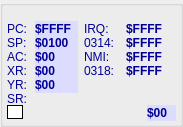
  <widget class="QGroupBox" name="RegisterGroup">
   <property name="geometry">
    <rect>
     <x>7</x>
     <y>35</y>
     <width>183</width>
     <height>127</height>
    </rect>
   </property>
   <property name="autoFillBackground">
    <bool>true</bool>
   </property>
   <property name="title">
    <string notr="true"/>
   </property>
   <property name="flat">
    <bool>false</bool>
   </property>
   <property name="checkable">
    <bool>false</bool>
   </property>
   <widget class="QLabel" name="label_pc">
    <property name="geometry">
     <rect>
      <x>7</x>
      <y>21</y>
      <width>22</width>
      <height>16</height>
     </rect>
    </property>
    <property name="font">
     <font>
      <family>Arial</family>
      <pointsize>9</pointsize>
     </font>
    </property>
    <property name="toolTip">
     <string>Zeigt den aktuellen Programm Zähler an.</string>
    </property>
    <property name="styleSheet">
     <string notr="true">color: rgb(0, 0, 150);</string>
    </property>
    <property name="text">
     <string notr="true">PC:</string>
    </property>
   </widget>
   <widget class="QLabel" name="label_sp">
    <property name="geometry">
     <rect>
      <x>7</x>
      <y>35</y>
      <width>22</width>
      <height>16</height>
     </rect>
    </property>
    <property name="font">
     <font>
      <family>Arial</family>
      <pointsize>9</pointsize>
     </font>
    </property>
    <property name="toolTip">
     <string>Zeigt den aktuellen Inhalt des Stackzeiger Registers + $100 an.</string>
    </property>
    <property name="styleSheet">
     <string notr="true">color: rgb(0, 0, 150);</string>
    </property>
    <property name="text">
     <string notr="true">SP:</string>
    </property>
   </widget>
   <widget class="QLabel" name="label_ac">
    <property name="geometry">
     <rect>
      <x>7</x>
      <y>49</y>
      <width>22</width>
      <height>16</height>
     </rect>
    </property>
    <property name="font">
     <font>
      <family>Arial</family>
      <pointsize>9</pointsize>
     </font>
    </property>
    <property name="toolTip">
     <string>Zeigt den aktuellen Inhalt des Accu Registers an.</string>
    </property>
    <property name="styleSheet">
     <string notr="true">color: rgb(0, 0, 150);</string>
    </property>
    <property name="text">
     <string notr="true">AC:</string>
    </property>
   </widget>
   <widget class="QLabel" name="label_xr">
    <property name="geometry">
     <rect>
      <x>7</x>
      <y>63</y>
      <width>22</width>
      <height>16</height>
     </rect>
    </property>
    <property name="font">
     <font>
      <family>Arial</family>
      <pointsize>9</pointsize>
     </font>
    </property>
    <property name="toolTip">
     <string>Zeigt den aktuellen Inhalt des X Registers an.</string>
    </property>
    <property name="styleSheet">
     <string notr="true">color: rgb(0, 0, 150);</string>
    </property>
    <property name="text">
     <string notr="true">XR:</string>
    </property>
   </widget>
   <widget class="QLabel" name="label_yr">
    <property name="geometry">
     <rect>
      <x>7</x>
      <y>77</y>
      <width>22</width>
      <height>16</height>
     </rect>
    </property>
    <property name="font">
     <font>
      <family>Arial</family>
      <pointsize>9</pointsize>
     </font>
    </property>
    <property name="toolTip">
     <string>Zeigt den aktuellen Inhalt des Y Registers an.</string>
    </property>
    <property name="styleSheet">
     <string notr="true">color: rgb(0, 0, 150);</string>
    </property>
    <property name="text">
     <string notr="true">YR:</string>
    </property>
   </widget>
   <widget class="QLabel" name="label_sr">
    <property name="geometry">
     <rect>
      <x>7</x>
      <y>91</y>
      <width>22</width>
      <height>16</height>
     </rect>
    </property>
    <property name="font">
     <font>
      <family>Arial</family>
      <pointsize>9</pointsize>
     </font>
    </property>
    <property name="toolTip">
     <string>Zeigt den aktuellen Inhalt des Status Registers an.</string>
    </property>
    <property name="styleSheet">
     <string notr="true">color: rgb(0, 0, 150);</string>
    </property>
    <property name="text">
     <string notr="true">SR:</string>
    </property>
   </widget>
   <widget class="LabelWidgetMod" name="pc_out">
    <property name="geometry">
     <rect>
      <x>35</x>
      <y>21</y>
      <width>43</width>
      <height>16</height>
     </rect>
    </property>
    <property name="font">
     <font>
      <family>Arial</family>
      <pointsize>9</pointsize>
      <weight>75</weight>
      <bold>true</bold>
     </font>
    </property>
    <property name="toolTip">
     <string>Um den Wert zu ändern, bitte drauf klicken und mit RETURN bestätigen.
Es können folgende Zahlenformate eingegeben werden.

- ohne Vorzeichen Dezimalsystem (Bsp. 128)
- $ Hexadezinal System (Bsp. $a7)</string>
    </property>
    <property name="statusTip">
     <string/>
    </property>
    <property name="styleSheet">
     <string notr="true">color: rgb(0, 0, 150);
background-color: rgb(220,220, 255);</string>
    </property>
    <property name="text">
     <string notr="true">$FFFF</string>
    </property>
   </widget>
   <widget class="LabelWidgetMod" name="sp_out">
    <property name="geometry">
     <rect>
      <x>35</x>
      <y>35</y>
      <width>43</width>
      <height>16</height>
     </rect>
    </property>
    <property name="font">
     <font>
      <family>Arial</family>
      <pointsize>9</pointsize>
      <weight>75</weight>
      <bold>true</bold>
     </font>
    </property>
    <property name="toolTip">
     <string>Um den Wert zu ändern, bitte drauf klicken und mit RETURN bestätigen.
Es können folgende Zahlenformate eingegeben werden.

- ohne Vorzeichen Dezimalsystem (Bsp. 128)
- $ Hexadezinal System (Bsp. $a7)</string>
    </property>
    <property name="styleSheet">
     <string notr="true">color: rgb(0, 0, 150);
background-color: rgb(220,220, 255);</string>
    </property>
    <property name="text">
     <string notr="true">$0100</string>
    </property>
   </widget>
   <widget class="LabelWidgetMod" name="ac_out">
    <property name="geometry">
     <rect>
      <x>35</x>
      <y>49</y>
      <width>43</width>
      <height>16</height>
     </rect>
    </property>
    <property name="font">
     <font>
      <family>Arial</family>
      <pointsize>9</pointsize>
      <weight>75</weight>
      <bold>true</bold>
     </font>
    </property>
    <property name="toolTip">
     <string>Um den Wert zu ändern, bitte drauf klicken und mit RETURN bestätigen.
Es können folgende Zahlenformate eingegeben werden.

- ohne Vorzeichen Dezimalsystem (Bsp. 128)
- $ Hexadezinal System (Bsp. $a7)</string>
    </property>
    <property name="styleSheet">
     <string notr="true">color: rgb(0, 0, 150);
background-color: rgb(220,220, 255);</string>
    </property>
    <property name="text">
     <string notr="true">$00</string>
    </property>
   </widget>
   <widget class="LabelWidgetMod" name="xr_out">
    <property name="geometry">
     <rect>
      <x>35</x>
      <y>63</y>
      <width>43</width>
      <height>16</height>
     </rect>
    </property>
    <property name="font">
     <font>
      <family>Arial</family>
      <pointsize>9</pointsize>
      <weight>75</weight>
      <bold>true</bold>
     </font>
    </property>
    <property name="toolTip">
     <string>Um den Wert zu ändern, bitte drauf klicken und mit RETURN bestätigen.
Es können folgende Zahlenformate eingegeben werden.

- ohne Vorzeichen Dezimalsystem (Bsp. 128)
- $ Hexadezinal System (Bsp. $a7)</string>
    </property>
    <property name="styleSheet">
     <string notr="true">color: rgb(0, 0, 150);
background-color: rgb(220,220, 255);</string>
    </property>
    <property name="text">
     <string notr="true">$00</string>
    </property>
   </widget>
   <widget class="LabelWidgetMod" name="yr_out">
    <property name="geometry">
     <rect>
      <x>35</x>
      <y>77</y>
      <width>43</width>
      <height>16</height>
     </rect>
    </property>
    <property name="font">
     <font>
      <family>Arial</family>
      <pointsize>9</pointsize>
      <weight>75</weight>
      <bold>true</bold>
     </font>
    </property>
    <property name="toolTip">
     <string>Um den Wert zu ändern, bitte drauf klicken und mit RETURN bestätigen.
Es können folgende Zahlenformate eingegeben werden.

- ohne Vorzeichen Dezimalsystem (Bsp. 128)
- $ Hexadezinal System (Bsp. $a7)</string>
    </property>
    <property name="styleSheet">
     <string notr="true">color: rgb(0, 0, 150);
background-color: rgb(220,220, 255);</string>
    </property>
    <property name="text">
     <string notr="true">$00</string>
    </property>
   </widget>
   <widget class="QLabel" name="label_irq">
    <property name="geometry">
     <rect>
      <x>84</x>
      <y>21</y>
      <width>36</width>
      <height>16</height>
     </rect>
    </property>
    <property name="font">
     <font>
      <family>Arial</family>
      <pointsize>9</pointsize>
     </font>
    </property>
    <property name="toolTip">
     <string>Zeigt den Inhalt des IRQ Hardware Vektors $FFFE an.</string>
    </property>
    <property name="styleSheet">
     <string notr="true">color: rgb(0, 0, 150);</string>
    </property>
    <property name="text">
     <string notr="true">IRQ:</string>
    </property>
   </widget>
   <widget class="QLabel" name="label_0314">
    <property name="geometry">
     <rect>
      <x>84</x>
      <y>35</y>
      <width>36</width>
      <height>16</height>
     </rect>
    </property>
    <property name="font">
     <font>
      <family>Arial</family>
      <pointsize>9</pointsize>
     </font>
    </property>
    <property name="toolTip">
     <string>Zeigt den Inhalt des IRQ Vektors $0314 an.</string>
    </property>
    <property name="styleSheet">
     <string notr="true">color: rgb(0, 0, 150);</string>
    </property>
    <property name="text">
     <string notr="true">0314:</string>
    </property>
   </widget>
   <widget class="QLabel" name="label_nmi">
    <property name="geometry">
     <rect>
      <x>84</x>
      <y>49</y>
      <width>36</width>
      <height>16</height>
     </rect>
    </property>
    <property name="font">
     <font>
      <family>Arial</family>
      <pointsize>9</pointsize>
     </font>
    </property>
    <property name="toolTip">
     <string>Zeigt den Inhalt des NMI Hardware Vektors $FFFA an.</string>
    </property>
    <property name="styleSheet">
     <string notr="true">color: rgb(0, 0, 150);</string>
    </property>
    <property name="text">
     <string notr="true">NMI:</string>
    </property>
   </widget>
   <widget class="QLabel" name="label_0318">
    <property name="geometry">
     <rect>
      <x>84</x>
      <y>63</y>
      <width>36</width>
      <height>16</height>
     </rect>
    </property>
    <property name="font">
     <font>
      <family>Arial</family>
      <pointsize>9</pointsize>
     </font>
    </property>
    <property name="toolTip">
     <string>Zeigt den Inhalt des NMI Vektors $0318 an.</string>
    </property>
    <property name="styleSheet">
     <string notr="true">color: rgb(0, 0, 150);</string>
    </property>
    <property name="text">
     <string notr="true">0318:</string>
    </property>
   </widget>
   <widget class="QLabel" name="irq_out">
    <property name="geometry">
     <rect>
      <x>126</x>
      <y>21</y>
      <width>43</width>
      <height>16</height>
     </rect>
    </property>
    <property name="font">
     <font>
      <family>Arial</family>
      <pointsize>9</pointsize>
      <weight>75</weight>
      <bold>true</bold>
     </font>
    </property>
    <property name="styleSheet">
     <string notr="true">color: rgb(0, 0, 150);</string>
    </property>
    <property name="text">
     <string notr="true">$FFFF</string>
    </property>
   </widget>
   <widget class="QLabel" name="_0314_out">
    <property name="geometry">
     <rect>
      <x>126</x>
      <y>35</y>
      <width>43</width>
      <height>16</height>
     </rect>
    </property>
    <property name="font">
     <font>
      <family>Arial</family>
      <pointsize>9</pointsize>
      <weight>75</weight>
      <bold>true</bold>
     </font>
    </property>
    <property name="styleSheet">
     <string notr="true">color: rgb(0, 0, 150);</string>
    </property>
    <property name="text">
     <string notr="true">$FFFF</string>
    </property>
   </widget>
   <widget class="QLabel" name="nmi_out">
    <property name="geometry">
     <rect>
      <x>126</x>
      <y>49</y>
      <width>43</width>
      <height>16</height>
     </rect>
    </property>
    <property name="font">
     <font>
      <family>Arial</family>
      <pointsize>9</pointsize>
      <weight>75</weight>
      <bold>true</bold>
     </font>
    </property>
    <property name="styleSheet">
     <string notr="true">color: rgb(0, 0, 150);</string>
    </property>
    <property name="text">
     <string notr="true">$FFFF</string>
    </property>
   </widget>
   <widget class="QLabel" name="_0318_out">
    <property name="geometry">
     <rect>
      <x>126</x>
      <y>63</y>
      <width>43</width>
      <height>16</height>
     </rect>
    </property>
    <property name="font">
     <font>
      <family>Arial</family>
      <pointsize>9</pointsize>
      <weight>75</weight>
      <bold>true</bold>
     </font>
    </property>
    <property name="styleSheet">
     <string notr="true">color: rgb(0, 0, 150);</string>
    </property>
    <property name="text">
     <string notr="true">$FFFF</string>
    </property>
   </widget>
   <widget class="WidgetSREdit" name="sr_widget" native="true">
    <property name="geometry">
     <rect>
      <x>35</x>
      <y>93</y>
      <width>120</width>
      <height>29</height>
     </rect>
    </property>
   </widget>
   <widget class="LabelWidgetMod" name="sr_out">
    <property name="geometry">
     <rect>
      <x>147</x>
      <y>105</y>
      <width>29</width>
      <height>16</height>
     </rect>
    </property>
    <property name="font">
     <font>
      <family>Arial</family>
      <pointsize>9</pointsize>
      <weight>75</weight>
      <bold>true</bold>
     </font>
    </property>
    <property name="styleSheet">
     <string notr="true">color: rgb(0, 0, 150);
background-color: rgb(220,220, 255);</string>
    </property>
    <property name="text">
     <string notr="true">$00</string>
    </property>
   </widget>
   <widget class="QLineEdit" name="EingabeFeld">
    <property name="enabled">
     <bool>true</bool>
    </property>
    <property name="geometry">
     <rect>
      <x>7</x>
      <y>105</y>
      <width>16</width>
      <height>14</height>
     </rect>
    </property>
    <property name="font">
     <font>
      <pointsize>8</pointsize>
      <weight>75</weight>
      <bold>true</bold>
     </font>
    </property>
    <property name="styleSheet">
     <string notr="true">border: 1px solid rgb(0,0,0);
background-color: rgb(255, 255, 255);</string>
    </property>
    <property name="text">
     <string/>
    </property>
    <property name="readOnly">
     <bool>false</bool>
    </property>
   </widget>
  </widget>
